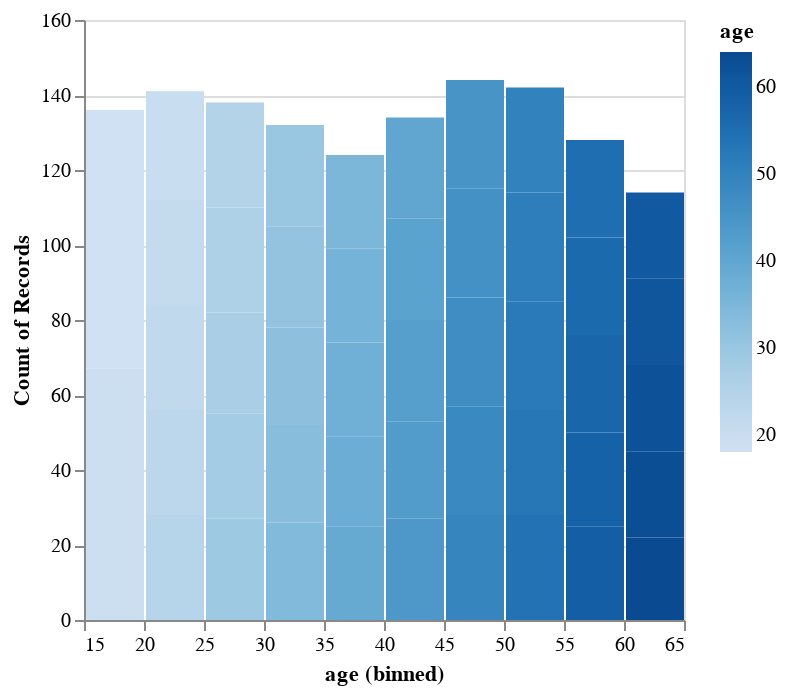

Write notebook code for a chart like this one.
### Markdown cell above
#### J) Estimate the distribution of age with a visualization. Comment on this distribution.

### Code cell
df.get_column("age").plot.hist(color="age:Q")

### Figure 1 — Vega-Lite specification as saved in the notebook (floating-point values rounded to 4 significant figures; data arrays with more than 128 entries replaced by an {"elided": "..."} marker saying what was removed)
{"config": {"view": {"continuousWidth": 300, "continuousHeight": 300}}, "data": {"name": "data-26b2ba9abc49fad693585d22cb80e433"}, "mark": {"type": "bar", "tooltip": true}, "encoding": {"color": {"field": "age", "type": "quantitative"}, "x": {"bin": true, "field": "age", "type": "quantitative"}, "y": {"aggregate": "count", "type": "quantitative"}}, "params": [{"name": "param_19", "select": {"type": "interval", "encodings": ["x", "y"]}, "bind": "scales"}], "$schema": "https://vega.github.io/schema/vega-lite/v5.20.1.json", "datasets": {"data-26b2ba9abc49fad693585d22cb80e433": {"elided": "1333 records"}}}
